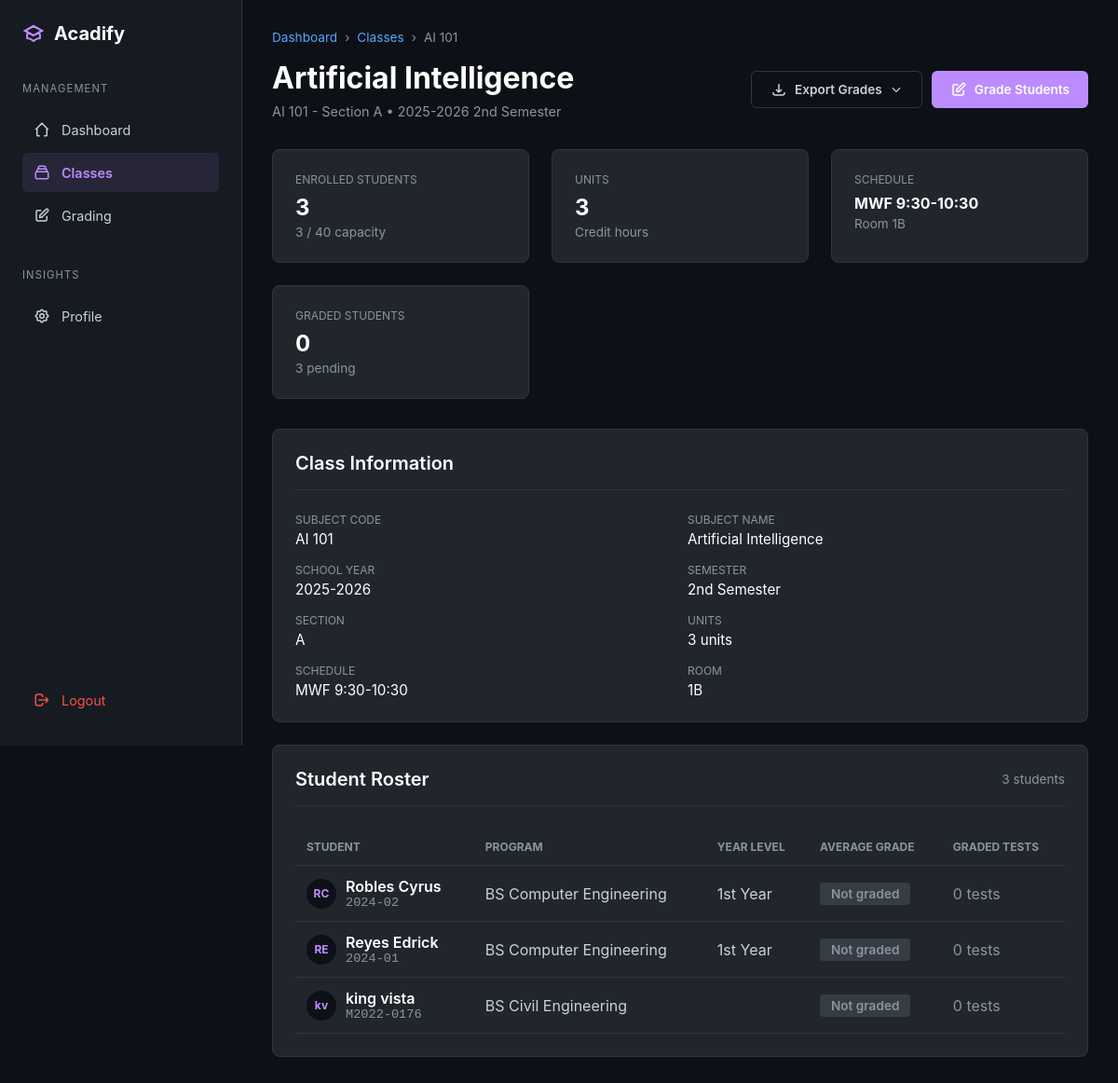
The app's page /teacher/classes/7 (signed in), older data.
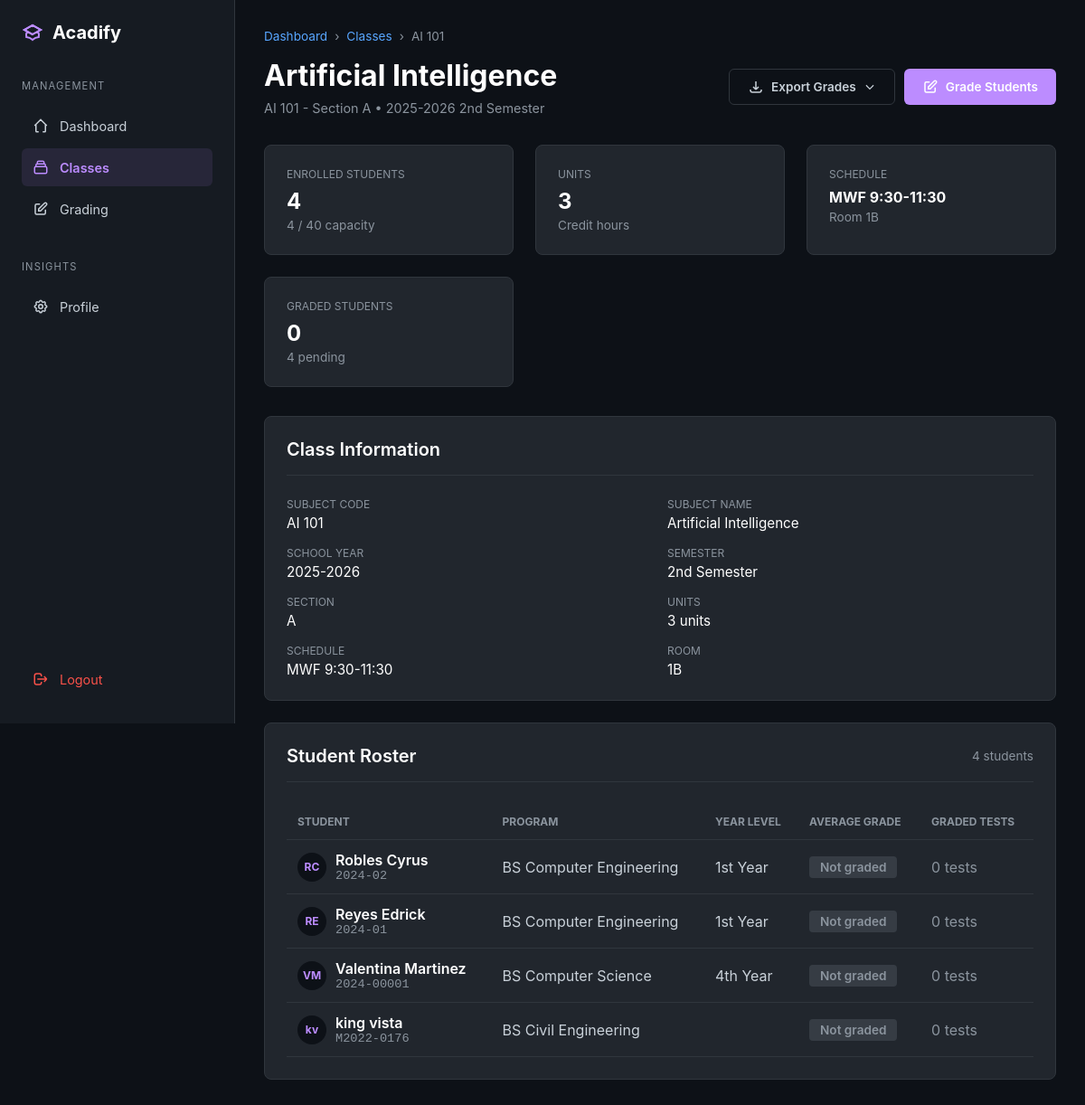
The same page, newer data.
### models.py (models this page shows, shortened)
class Class(db.Model):
    __tablename__ = 'class'
    id = db.Column(db.Integer, primary_key=True)
    subject_id = db.Column(db.Integer, db.ForeignKey('subject.id'), nullable=True)
    subject_name = db.Column(db.String(200), nullable=True)
    subject_code = db.Column(db.String(20), nullable=True)
    units = db.Column(db.Integer, nullable=True)
    teacher_id = db.Column(db.Integer, db.ForeignKey('teacher.id'), nullable=False)
    section = db.Column(db.String(20), nullable=True)
    schedule = db.Column(db.String(100), nullable=True)
    room = db.Column(db.String(50), nullable=True)
    school_year = db.Column(db.String(20), nullable=False)
    semester = db.Column(db.String(20), nullable=False)
    max_students = db.Column(db.Integer, default=40)
    grading_formula = db.Column(db.Text, nullable=True)
    grade_conversion_table = db.Column(db.Text, nullable=True)
    department = db.Column(db.String(100), nullable=True)
    program = db.Column(db.String(100), nullable=True)
    year_level = db.Column(db.String(20), nullable=True)
    created_at = db.Column(db.DateTime, default=datetime.utcnow)
    enrollments = db.relationship('Enrollment', backref='class_', lazy='dynamic', cascade='all, delete-orphan')
    tests = db.relationship('Test', backref='class_', lazy='dynamic', cascade='all, delete-orphan')
    @property
    def effective_subject_name(self):
        if self.subject_name:
            return self.subject_name
        elif self.subject_id and self.subject:
            return self.subject.name
        return "Unnamed Subject"
    @property
    def effective_subject_code(self):
        if self.subject_code:
            return self.subject_code
        elif self.subject_id and self.subject:
            return self.subject.code
        return "N/A"
    @property
    def effective_units(self):
        if self.units is not None:
            return self.units
        elif self.subject_id and self.subject:
            return self.subject.units
        return 3  # Default

class Student(db.Model):
    __tablename__ = 'student'
    id = db.Column(db.Integer, primary_key=True)
    user_id = db.Column(db.Integer, db.ForeignKey('user.id'), nullable=False, unique=True)
    student_number = db.Column(db.String(50), unique=True, nullable=False, index=True)
    first_name = db.Column(db.String(100), nullable=False)
    last_name = db.Column(db.String(100), nullable=False)
    department = db.Column(db.String(100), nullable=False)  # "College of Engineering"
    program = db.Column(db.String(100), nullable=False)  # "BS Computer Science"
    year_level = db.Column(db.String(20), nullable=False)  # "1st Year", "2nd Year", etc.
    section = db.Column(db.String(20), nullable=True)  # "A", "B", "C" (null for irregular)
    created_at = db.Column(db.DateTime, default=datetime.utcnow)
    enrollments = db.relationship('Enrollment', backref='student', lazy='dynamic', cascade='all, delete-orphan')
    grades = db.relationship('Grade', backref='student', lazy='dynamic', cascade='all, delete-orphan')
    def get_full_name(self):
        return f"{self.first_name} {self.last_name}"

### blueprints/teacher/routes.py (the view)
@teacher_bp.route('/classes/<int:class_id>')
@teacher_required
def class_detail(class_id):
    teacher = current_user.teacher_profile
    cls = Class.query.filter_by(
        id=class_id,
        teacher_id=teacher.id
    ).first_or_404()
    enrollments = Enrollment.query.filter_by(
        class_id=class_id,
        status='enrolled'
    ).join(Student).order_by(Student.last_name, Student.first_name).all()
    students_with_grades = []
    for enrollment in enrollments:
        student = enrollment.student
        grades = Grade.query.join(Test).filter(
            Test.class_id == class_id,
            Grade.student_id == student.id,
            Grade.final_grade.isnot(None)
        ).all()
        if grades:
            avg_grade = sum(g.final_grade for g in grades) / len(grades)
        else:
            avg_grade = None
        students_with_grades.append({
            'student': student,
            'enrollment': enrollment,
            'avg_grade': avg_grade,
            'grade_count': len(grades)
        })
    return render_template(
        'teacher/class_detail.html',
        teacher=teacher,
        class_obj=cls,
        students_with_grades=students_with_grades
    )

### app.py (called while the page is built)
def create_app(config_name='development'):
    app = Flask(__name__)
    app.config.from_object(config[config_name])
    db.init_app(app)
    migrate.init_app(app, db)
    login_manager.init_app(app)
    bcrypt.init_app(app)
    login_manager.login_view = 'auth.login'  # Redirect to login page if not authenticated
    login_manager.login_message = 'Please log in to access this page.'
    login_manager.login_message_category = 'info'
    @login_manager.user_loader
    def load_user(user_id):
        from models import User
        return User.query.get(int(user_id))
    register_blueprints(app)
    register_error_handlers(app)
    with app.app_context():
        import models
    return app

### blueprints/teacher/routes.py (called while the page is built)
def teacher_required(f):
    from functools import wraps
    @wraps(f)
    @login_required
    def decorated_function(*args, **kwargs):
        if current_user.role != 'teacher':
            flash('Access denied. Teachers only.', 'danger')
            return redirect(url_for('index'))
        return f(*args, **kwargs)
    return decorated_function

### templates/teacher/class_detail.html (shortened to what the changed rows need)
<!DOCTYPE html>
<html lang="en">
<head>
    <link rel="stylesheet" href="{{ url_for('static', filename='responsive.css') }}">
</head>
<body>
    <main class="main-content">
        <div class="page-header">
            <div class="breadcrumb">
                <a href="{{ url_for('teacher.dashboard') }}">Dashboard</a>
                <span>›</span>
                <a href="{{ url_for('teacher.classes') }}">Classes</a>
                <span>›</span>
                <span>{{ class_obj.effective_subject_code }}</span>
            </div>
            <div class="header-title">
                <div>
                    <h1>{{ class_obj.effective_subject_name }}</h1>
                    <p class="header-subtitle">
                        {{ class_obj.effective_subject_code }}
                        {% if class_obj.section %}- Section {{ class_obj.section }}{% endif %}
                        • {{ class_obj.school_year }} {{ class_obj.semester }}
                    </p>
                </div>
            </div>
        </div>
        <div class="info-grid">
            <div class="info-card">
                <div class="info-card-label">Enrolled Students</div>
                <div class="info-card-value">{{ students_with_grades|length }}</div>
                <div class="info-card-subtext">
                    {% if class_obj.max_students %}
                        {{ students_with_grades|length }} / {{ class_obj.max_students }} capacity
                    {% endif %}
                </div>
            </div>
            <div class="info-card">
                <div class="info-card-label">Units</div>
                <div class="info-card-value">{{ class_obj.effective_units }}</div>
                <div class="info-card-subtext">Credit hours</div>
            </div>
            <div class="info-card">
                <div class="info-card-label">Schedule</div>
                <div class="info-card-value" style="font-size: 1rem;">{{ class_obj.schedule or 'TBA' }}</div>
                <div class="info-card-subtext">
                    {% if class_obj.room %}Room {{ class_obj.room }}{% else %}Room TBA{% endif %}
                </div>
            </div>
            <div class="info-card">
                <div class="info-card-label">Graded Students</div>
                <div class="info-card-value">
                    {% set graded_count = students_with_grades|selectattr('grade_count', 'gt', 0)|list|length %}
                    {{ graded_count }}
                </div>
                <div class="info-card-subtext">{{ students_with_grades|length - graded_count }} pending</div>
            </div>
        </div>
        <div class="section">
            <div class="section-header">
                <h2 class="section-title">Class Information</h2>
            </div>
            <div class="detail-grid">
                <div class="detail-item">
                    <span class="detail-label">Subject Code</span>
                    <span class="detail-value">{{ class_obj.effective_subject_code }}</span>
                </div>
                <div class="detail-item">
                    <span class="detail-label">Subject Name</span>
                    <span class="detail-value">{{ class_obj.effective_subject_name }}</span>
                </div>
                <div class="detail-item">
                    <span class="detail-label">School Year</span>
                    <span class="detail-value">{{ class_obj.school_year }}</span>
                </div>
                <div class="detail-item">
                    <span class="detail-label">Semester</span>
                    <span class="detail-value">{{ class_obj.semester }}</span>
                </div>
                <div class="detail-item">
                    <span class="detail-label">Section</span>
                    <span class="detail-value">{{ class_obj.section or 'No section (Irregular)' }}</span>
                </div>
                <div class="detail-item">
                    <span class="detail-label">Units</span>
                    <span class="detail-value">{{ class_obj.effective_units }} units</span>
                </div>
                <div class="detail-item">
                    <span class="detail-label">Schedule</span>
                    <span class="detail-value">{{ class_obj.schedule or 'Not set' }}</span>
                </div>
                <div class="detail-item">
                    <span class="detail-label">Room</span>
                    <span class="detail-value">{{ class_obj.room or 'Not set' }}</span>
                </div>
            </div>
        </div>
        <div class="section">
            <div class="section-header">
                <h2 class="section-title">Student Roster</h2>
                <span style="font-size: 0.85rem; color: var(--text-dim);">
                    {{ students_with_grades|length }} student{{ 's' if students_with_grades|length != 1 else '' }}
                </span>
            </div>
            {% if students_with_grades %}
            <table>
                <thead>
                    <tr>
                        <th>Student</th>
                        <th>Program</th>
                        <th>Year Level</th>
                        <th>Average Grade</th>
                        <th>Graded Tests</th>
                    </tr>
                </thead>
                <tbody>
                    {% for item in students_with_grades %}
                    <tr>
                        <td>
                            <div class="student-cell">
                                <div class="student-avatar">
                                    {{ item.student.first_name[0] }}{{ item.student.last_name[0] }}
                                </div>
                                <div>
                                    <div class="student-name">{{ item.student.get_full_name() }}</div>
                                    <div class="student-number">{{ item.student.student_number }}</div>
                                </div>
                            </div>
                        </td>
                        <td>{{ item.student.program }}</td>
                        <td>{{ item.student.year_level }}</td>
                        <td>
                            {% if item.avg_grade %}
                                {% if item.avg_grade <= 1.5 %}
                                    <span class="grade-badge grade-excellent">{{ "%.2f"|format(item.avg_grade) }}</span>
                                {% elif item.avg_grade <= 2.5 %}
                                    <span class="grade-badge grade-good">{{ "%.2f"|format(item.avg_grade) }}</span>
                                {% elif item.avg_grade <= 3.0 %}
                                    <span class="grade-badge grade-passing">{{ "%.2f"|format(item.avg_grade) }}</span>
                                {% else %}
                                    <span class="grade-badge grade-failing">{{ "%.2f"|format(item.avg_grade) }}</span>
                                {% endif %}
                            {% else %}
                                <span class="grade-badge grade-none">Not graded</span>
                            {% endif %}
                        </td>
                        <td style="color: var(--text-dim);">
                            {{ item.grade_count }} test{{ 's' if item.grade_count != 1 else '' }}
                        </td>
                    </tr>
                    {% endfor %}
                </tbody>
            </table>
            {% endif %}
        </div>
    </main>
</body>
</html>

Row changes from the older to the newer data that the page shows:
changed Class "Artificial Intelligence": schedule "MWF 9:30-10:30" → "MWF 9:30-11:30"
now on this page (row unchanged): Student: student "V", student "M", student.get_full_name "Valentina Martinez", student.student_number "2024-00001", student.program "BS Computer Science", student.year_level "4th Year"
Text that changed along with them:
{{ students_with_grades|length }}: "3" → "4"
{{ students_with_grades|length - graded_count }}: "3" → "4"
new list line: "Not graded 0 test s"
